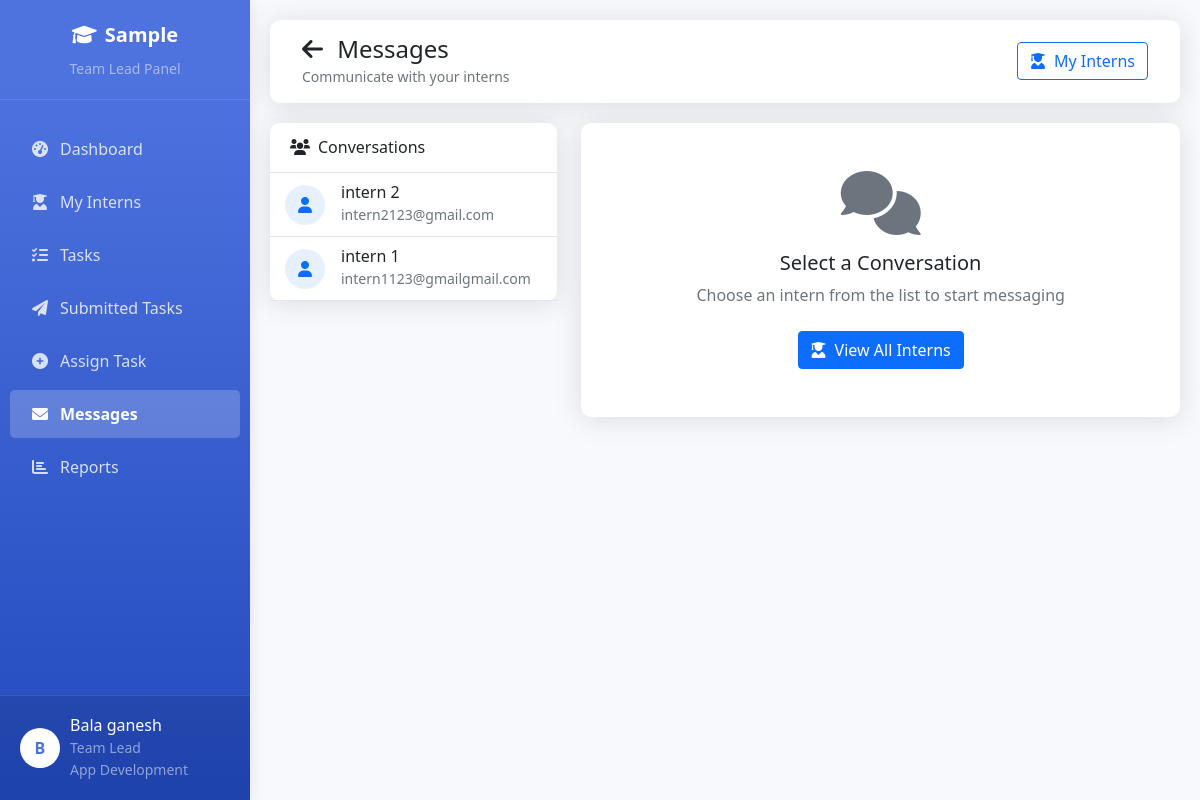
Page /teamlead/messages.php (signed in) on the committed database.
### tables this page shows
CREATE TABLE `company_details` (
  `id` int(11) NOT NULL AUTO_INCREMENT,
  `company_name` varchar(255) NOT NULL,
  `admin_username` varchar(50) NOT NULL,
  `admin_password` varchar(255) NOT NULL,
  `internship_duration` varchar(100) DEFAULT NULL,
  `office_timing` varchar(100) DEFAULT NULL,
  `min_score_for_job` int(11) DEFAULT 70,
  `created_at` timestamp NOT NULL DEFAULT current_timestamp(),
  `updated_at` timestamp NOT NULL DEFAULT current_timestamp() ON UPDATE current_timestamp(),
  PRIMARY KEY (`id`)
);

CREATE TABLE `domains` (
  `id` int(11) NOT NULL AUTO_INCREMENT,
  `domain_name` varchar(100) NOT NULL,
  `description` text DEFAULT NULL,
  `created_by` int(11) DEFAULT NULL,
  `created_at` timestamp NOT NULL DEFAULT current_timestamp(),
  PRIMARY KEY (`id`)
);

CREATE TABLE `users` (
  `id` int(11) NOT NULL AUTO_INCREMENT,
  `username` varchar(50) NOT NULL,
  `password` varchar(255) NOT NULL,
  `email` varchar(100) NOT NULL,
  `full_name` varchar(100) NOT NULL,
  `role` enum('admin','team_lead','intern') NOT NULL,
  `domain_id` int(11) DEFAULT NULL,
  `phone` varchar(20) DEFAULT NULL,
  `join_date` date DEFAULT NULL,
  `end_date` date DEFAULT NULL,
  `is_active` tinyint(1) DEFAULT 1,
  `created_at` timestamp NOT NULL DEFAULT current_timestamp(),
  PRIMARY KEY (`id`),
  UNIQUE KEY `username` (`username`),
  UNIQUE KEY `email` (`email`)
);

### teamlead/messages.php (the view, shortened to what this page needs)
<?php
require_once '../config/database.php';
$team_lead_id = $_SESSION['user_id'];
$domain_id = $_SESSION['domain_id'];
$domain_query = "SELECT domain_name FROM domains WHERE id = $domain_id";
$domain_result = mysqli_query($conn, $domain_query);
$domain_data = mysqli_fetch_assoc($domain_result);
$domain_name = $domain_data['domain_name'] ?? 'General';
$company_query = "SELECT company_name FROM company_details LIMIT 1";
$company_result = mysqli_query($conn, $company_query);
$company_data = mysqli_fetch_assoc($company_result);
$company_name = $company_data['company_name'] ?? 'Intern Management System';
$selected_intern = isset($_GET['intern_id']) ? intval($_GET['intern_id']) : 0;
$conversations_query = "
    SELECT
        u.id,
        u.full_name,
        u.email,
        COUNT(CASE WHEN m.read_status = FALSE AND m.receiver_id = $team_lead_id THEN 1 END) as unread,
        MAX(m.created_at) as last_message_time
    FROM users u
    LEFT JOIN messages m ON (m.sender_id = u.id AND m.receiver_id = $team_lead_id)
                         OR (m.sender_id = $team_lead_id AND m.receiver_id = u.id)
    WHERE u.role = 'intern' AND u.domain_id = $domain_id
    GROUP BY u.id
    ORDER BY last_message_time DESC
";
$conversations_result = mysqli_query($conn, $conversations_query);
?>
<!DOCTYPE html>
<html lang="en">
<head>
    <link href="https://cdn.jsdelivr.net/npm/bootstrap@5.1.3/dist/css/bootstrap.min.css" rel="stylesheet">
    <link rel="stylesheet" href="https://cdnjs.cloudflare.com/ajax/libs/font-awesome/6.0.0/css/all.min.css">
</head>
<body>
    <div class="sidebar">
        <div class="sidebar-header">
            <a href="dashboard.php" class="company-logo">
                <i class="fas fa-graduation-cap me-2"></i><?php echo $company_name; ?>
            </a>
            <small class="text-white-50 d-block mt-2">Team Lead Panel</small>
        </div>
        <div class="sidebar-menu">
            <a href="dashboard.php" class="nav-link">
                <i class="fas fa-tachometer-alt"></i>Dashboard
            </a>
            <a href="interns.php" class="nav-link">
                <i class="fas fa-user-graduate"></i>My Interns
            </a>
            <a href="tasks.php" class="nav-link">
                <i class="fas fa-tasks"></i>Tasks
            </a>
            <a href="submitted_tasks.php" class="nav-link">
                <i class="fas fa-paper-plane"></i>Submitted Tasks
            </a>
            <a href="assign_task.php" class="nav-link">
                <i class="fas fa-plus-circle"></i>Assign Task
            </a>
            <a href="messages.php" class="nav-link active">
                <i class="fas fa-envelope"></i>Messages
            </a>
            <a href="reports.php" class="nav-link">
                <i class="fas fa-chart-bar"></i>Reports
            </a>
        </div>
        <div class="user-profile">
            <div class="d-flex align-items-center">
                <div class="profile-img">
                    <?php echo strtoupper(substr($_SESSION['full_name'], 0, 1)); ?>
                </div>
                <div>
                    <h6 class="mb-0"><?php echo $_SESSION['full_name']; ?></h6>
                    <small class="text-white-50">Team Lead</small>
                    <small class="text-white-50 d-block"><?php echo $domain_name; ?></small>
                </div>
            </div>
        </div>
    </div>
    <div class="main-content">
        <nav class="navbar-top">
            <div class="container-fluid">
                <div class="d-flex justify-content-between align-items-center w-100">
                    <div>
                        <h4 class="mb-0">
                            <a href="dashboard.php" class="text-decoration-none text-dark">
                                <i class="fas fa-arrow-left me-2"></i>
                            </a>
                            Messages
                        </h4>
                        <small class="text-muted">Communicate with your interns</small>
                    </div>
                    <div>
                        <a href="interns.php" class="btn btn-outline-primary">
                            <i class="fas fa-user-graduate me-2"></i>My Interns
                        </a>
                    </div>
                </div>
            </div>
        </nav>
        <div class="row">
            <div class="col-lg-4">
                <div class="card">
                    <div class="card-header">
                        <h6 class="mb-0"><i class="fas fa-users me-2"></i>Conversations</h6>
                    </div>
                    <div class="card-body p-0">
                        <?php if (mysqli_num_rows($conversations_result) > 0): ?>
                            <div class="conversation-list">
                                <?php while($conv = mysqli_fetch_assoc($conversations_result)): ?>
                                    <a href="messages.php?intern_id=<?php echo $conv['id']; ?>"
                                       class="d-block text-decoration-none text-dark">
                                        <div class="conversation-item <?php echo $selected_intern == $conv['id'] ? 'active' : ''; ?>">
                                            <div class="d-flex align-items-center">
                                                <div class="me-3">
                                                    <div class="bg-primary bg-opacity-10 rounded-circle d-flex align-items-center justify-content-center"
                                                         style="width: 40px; height: 40px;">
                                                        <i class="fas fa-user text-primary"></i>
                                                    </div>
                                                </div>
                                                <div class="flex-grow-1">
                                                    <h6 class="mb-0"><?php echo htmlspecialchars($conv['full_name']); ?></h6>
                                                    <small class="text-muted"><?php echo htmlspecialchars($conv['email']); ?></small>
                                                </div>
                                            </div>
                                        </div>
                                    </a>
                                <?php endwhile; ?>
                            </div>
                        <?php endif; ?>
                    </div>
                </div>
            </div>
            <div class="col-lg-8">
                <?php if ($selected_intern > 0): ?>
                    <?php
                    $intern_info_query = "SELECT full_name, email FROM users WHERE id = $selected_intern";
                    $intern_info_result = mysqli_query($conn, $intern_info_query);
                    $intern_info = mysqli_fetch_assoc($intern_info_result);
                    ?>
                    <div class="card">
                        <div class="card-header d-flex justify-content-between align-items-center">
                            <div>
                                <h6 class="mb-0">
                                    <i class="fas fa-comment-dots me-2"></i>
                                    Conversation with <?php echo htmlspecialchars($intern_info['full_name']); ?>
                                </h6>
                                <small class="text-muted"><?php echo htmlspecialchars($intern_info['email']); ?></small>
                            </div>
                            <div>
                                <a href="reports.php?intern_id=<?php echo $selected_intern; ?>"
                                   class="btn btn-sm btn-outline-info">
                                    <i class="fas fa-chart-line me-1"></i>Performance
                                </a>
                            </div>
                        </div>
                        <div class="card-body">
                            <?php if (isset($error)): ?>
                                <div class="alert alert-danger"><?php echo $error; ?></div>
                            <?php endif; ?>
                            <?php if (isset($_SESSION['success'])): ?>
                                <div class="alert alert-success"><?php echo $_SESSION['success']; unset($_SESSION['success']); ?></div>
                            <?php endif; ?>
                            <div class="message-container mb-3" id="messageContainer">
                                <?php if (isset($messages_result) && mysqli_num_rows($messages_result) > 0): ?>
                                    <?php while($message = mysqli_fetch_assoc($messages_result)): ?>
                                        <?php if ($message['sender_id'] == $team_lead_id): ?>
                                            <div class="message-right">
                                                <div><?php echo htmlspecialchars($message['message']); ?></div>
                                                <div class="message-time text-white-50">
                                                    <?php echo date('h:i A', strtotime($message['created_at'])); ?>
                                                    <?php if ($message['read_status']): ?>
                                                        <i class="fas fa-check-double ms-1"></i>
                                                    <?php else: ?>
                                                        <i class="fas fa-check ms-1"></i>
                                                    <?php endif; ?>
                                                </div>
                                            </div>
                                            <div class="clearfix"></div>
                                        <?php else: ?>
                                            <div class="message-left">
                                                <div><?php echo htmlspecialchars($message['message']); ?></div>
                                                <div class="message-time">
                                                    <?php echo date('h:i A', strtotime($message['created_at'])); ?>
                                                </div>
                                            </div>
                                            <div class="clearfix"></div>
                                        <?php endif; ?>
                                    <?php endwhile; ?>
                                <?php else: ?>
                                    <div class="text-center py-4">
                                        <i class="fas fa-comment-slash fa-3x text-muted mb-3"></i>
                                        <p class="text-muted">No messages yet. Start the conversation!</p>
                                    </div>
                                <?php endif; ?>
                            </div>
                            <form method="POST" action="">
                                <input type="hidden" name="receiver_id" value="<?php echo $selected_intern; ?>">
                                <div class="input-group">
                                    <textarea class="form-control" name="message" rows="2"
                                              placeholder="Type your message here..." required></textarea>
                                    <button type="submit" class="btn btn-primary">
                                        <i class="fas fa-paper-plane"></i>
                                    </button>
                                </div>
                            </form>
                        </div>
                    </div>
                <?php else: ?>
                    <div class="card">
                        <div class="card-body text-center py-5">
                            <i class="fas fa-comments fa-4x text-muted mb-3"></i>
                            <h5>Select a Conversation</h5>
                            <p class="text-muted mb-4">Choose an intern from the list to start messaging</p>
                            <a href="interns.php" class="btn btn-primary">
                                <i class="fas fa-user-graduate me-2"></i>View All Interns
                            </a>
                        </div>
                    </div>
                <?php endif; ?>
            </div>
        </div>
    </div>
</body>
</html>

### teamlead/messages.php (style rules this page uses)
body { background-color: #f8f9fc; font-family: 'Segoe UI', Tahoma, Geneva, Verdana, sans-serif; }
.sidebar { position: fixed; top: 0; left: 0; bottom: 0; width: 250px; background: linear-gradient(180deg, #4e73df 10%, #224abe 100%); color: white; box-shadow: 0 0 15px rgba(0,0,0,0.1); z-index: 1000; }
.main-content { margin-left: 250px; padding: 20px; min-height: 100vh; }
.sidebar-header { padding: 20px; text-align: center; border-bottom: 1px solid rgba(255,255,255,0.1); }
.company-logo { font-size: 20px; font-weight: 700; color: white; text-decoration: none; }
.sidebar-menu { padding: 20px 0; }
.nav-link { color: rgba(255,255,255,0.8); padding: 12px 20px; margin: 5px 10px; border-radius: 5px; transition: all 0.3s; text-decoration: none; display: block; }
.nav-link.active { color: white; background: rgba(255,255,255,0.2); font-weight: 600; }
.nav-link i { width: 20px; margin-right: 10px; text-align: center; }
.user-profile { position: absolute; bottom: 0; left: 0; right: 0; padding: 20px; background: rgba(0,0,0,0.1); border-top: 1px solid rgba(255,255,255,0.1); }
.profile-img { width: 40px; height: 40px; border-radius: 50%; background: white; display: flex; align-items: center; justify-content: center; color: #4e73df; font-weight: bold; margin-right: 10px; }
.navbar-top { background: white; box-shadow: 0 0.15rem 1.75rem 0 rgba(58, 59, 69, 0.15); padding: 15px 20px; margin-bottom: 20px; border-radius: 10px; }
.card { border: none; border-radius: 10px; box-shadow: 0 0.15rem 1.75rem 0 rgba(58, 59, 69, 0.15); margin-bottom: 20px; }
.card-header { background: white; border-bottom: 1px solid #e3e6f0; padding: 15px 20px; border-radius: 10px 10px 0 0 !important; font-weight: 600; }
.conversation-item { padding: 10px 15px; border-bottom: 1px solid #e3e6f0; cursor: pointer; transition: background-color 0.3s; }

### rows in the picture
company_details: company_name "Sample"
domains: domain_name "App Development"
users: full_name "intern 2", email "intern2123@gmail.com"
users: full_name "intern 1", email "intern1123@gmailgmail.com"

### other values in the picture
substr($_SESSION['full_name'], 0, 1) "B"
$_SESSION['full_name'] "Bala ganesh"
